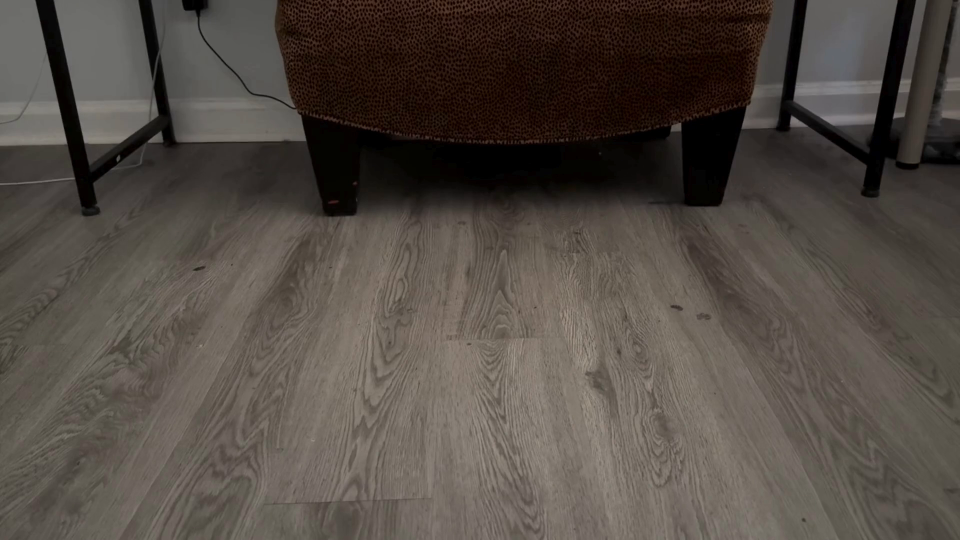
#> input picture frame 7 of static/sam2Demo.mp4, 1920 x 1080 px, given in place of the camera (shown at 1/2 size)
$ python tracking_strategies.py
#> lines starting #> are read from the running program, lines starting #| are printed output that depends on the picture; after the words box and inside, x2 and y2 are one past the last pixel; in counts of white or black regions, pixels touching at a corner belong together
import cv2
import numpy as np
from abc import ABC, abstractmethod
import os

# --- Abstract Base Class ---
class TrackerStrategy(ABC):
    # [4 lines left out: function update, not called in this run]


# --- Strategy 1: Marker Tracker (ArUco) ---
class ArucoStrategy(TrackerStrategy):
    def __init__(self):
        self.dictionary = cv2.aruco.getPredefinedDictionary(cv2.aruco.DICT_4X4_50)
        self.params = cv2.aruco.DetectorParameters()
        self.params.cornerRefinementMethod = cv2.aruco.CORNER_REFINE_SUBPIX
        self.params.adaptiveThreshConstant = 5.0
        self.params.adaptiveThreshWinSizeMax = 35
        self.params.minMarkerPerimeterRate = 0.02

    def update(self, frame, frame_count):
        if frame is None:
            return frame

        corners, ids, _ = cv2.aruco.detectMarkers(frame, self.dictionary, parameters=self.params)

        if ids is not None:
            centers = []
            for i, corner_set in enumerate(corners):
                pts = corner_set[0].astype(np.int32)
                cv2.polylines(frame, [pts], True, (57, 255, 20), 3)
                c_x = int(np.mean(pts[:, 0]))
                c_y = int(np.mean(pts[:, 1]))
                centers.append((c_x, c_y))
                cv2.circle(frame, (c_x, c_y), 5, (0, 0, 255), -1)
                marker_id = ids[i][0]
                cv2.putText(frame, f"ID: {marker_id}", (pts[0][0], pts[0][1] - 10), cv2.FONT_HERSHEY_SIMPLEX, 0.6, (57, 255, 20), 2)

            if len(centers) >= 2:
                for i in range(len(centers) - 1):
                    cv2.line(frame, centers[i], centers[i + 1], (0, 255, 0), 3)

        cv2.putText(frame, "Mode: ArUco Marker Tracking (Improved)", (10, 30), cv2.FONT_HERSHEY_SIMPLEX, 0.7, (57, 255, 20), 2)
        return frame


# --- Strategy 2: Marker-less Tracker (CSRT) ---
class CSRTStrategy(TrackerStrategy):
    def __init__(self):
        self.tracker = None
        self.initialized = False
        self.bbox_color = (255, 0, 255)

    # [42 lines left out: functions _create_tracker, init_tracker, update, not called in this run]


# --- Strategy 3: SAM2 Segmentation (Offline Masks) ---
class SAM2Strategy(TrackerStrategy):
    def __init__(self):
        self.masks = None
        self.num_masks = 0
        self.video_cap = None
        self.frame_idx = -1
        base_dir = os.path.dirname(os.path.abspath(__file__))

        self.video_path = os.path.join(base_dir, "static", "sam2Demo.mp4")
        self.mask_path = os.path.join(base_dir, "static", "segmentation.npz")

        print(f"DEBUG: SAM2 looking for video at: {self.video_path}")
        self.load_data()

    def load_data(self):
        if not os.path.exists(self.mask_path):
            print(f"ERROR: NPZ file not found at {self.mask_path}. You must create this file.")
            return

        try:
            # FIX: Ensure allow_pickle=True is present
            data = np.load(self.mask_path, allow_pickle=True)
#> (reads static/segmentation.npz from the repository)

            # Robustly find the masks array
            if "masks" in data:
                self.masks = data["masks"]
            elif len(data.files) == 1:
                self.masks = data[data.files[0]]

            if isinstance(self.masks, np.ndarray) and self.masks.ndim >= 2:
                if self.masks.dtype == object:
                    self.masks = np.array(list(self.masks))

                if self.masks.ndim >= 2:
                    self.num_masks = self.masks.shape[0]
                    print(f"SUCCESS: Loaded {self.num_masks} SAM2 masks with shape {self.masks.shape}.")
                else:
                    self.masks = None
            else:
                self.masks = None

        except Exception as e:
            print(f"CRITICAL ERROR loading NPZ: {e}. **The file is corrupted/empty.**")

        # Load video
        if os.path.exists(self.video_path):
            self.video_cap = cv2.VideoCapture(self.video_path)

    # [62 lines left out: functions _get_next_video_frame, _get_next_mask, update, not called in this run]

# --- Main Application Loop ---
# (Keep this function as you provided it, as it handles the key presses and setup)
def main_loop():
    # ... (Your existing main_loop code)
    cap = cv2.VideoCapture(0)

    if not cap.isOpened():
        print("\n--- WARNING: Camera not found. Testing SAM2 functionality only. ---")
        placeholder_frame = np.zeros((480, 640, 3), dtype=np.uint8)
    else:
        placeholder_frame = None
        print("\n--- Camera Active ---")

    aruco_tracker = ArucoStrategy()
    csrt_tracker = CSRTStrategy()
    sam2_tracker = SAM2Strategy()

    current_strategy = aruco_tracker
    frame_count = 0

    print("\n--- Strategy Ready ---")
    print("Press 'A' for ArUco, 'C' for CSRT, 'S' for SAM2. Press 'Q' to quit.")

    while True:
        if current_strategy != sam2_tracker and cap.isOpened():
            ret, frame = cap.read()
#> frame is the input picture: shape (1080, 1920, 3); mean B, G, R 68, 74.7, 82.4
            if not ret:
                break
        else:
            frame = placeholder_frame

        annotated_frame = current_strategy.update(frame, frame_count)
#> in update, `corners, ids, _ = cv2.aruco.detectMarkers(frame, self.dictionary, para..`: corners = (); ids = None
#> in update, `cv2.putText(frame, "Mode: ArUco Marker Tracking (Improved)", (10, 30),..`:
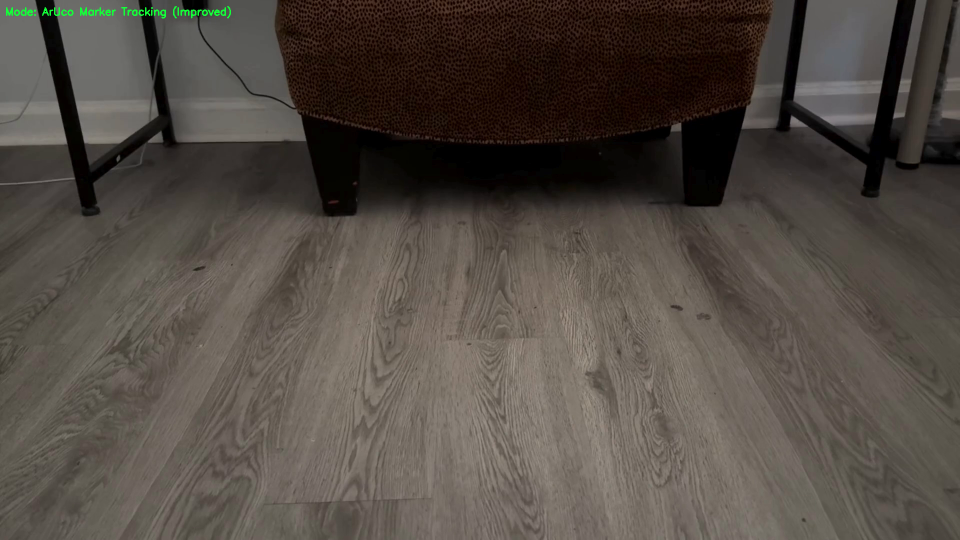
#> frame: shape (1080, 1920, 3) (shown at 1/2 size); 0.15% of pixels changed, all inside (x1, y1, x2, y2) = (12, 12, 462, 37)

        if annotated_frame is not None:
            cv2.imshow("Tracking Demo", annotated_frame)

        frame_count += 1

        key = cv2.waitKey(1) & 0xFF
#> (key q is pressed here)

        if key == ord('q'):
            break
        elif key == ord('a'):
            current_strategy = aruco_tracker
            print("Switched to strategy: aruco")
        elif key == ord('c'):
            current_strategy = csrt_tracker
            csrt_tracker.initialized = False
            print("Switched to strategy: csrt")
        elif key == ord('s'):
            current_strategy = sam2_tracker
            print("Switched to strategy: sam2")

    if cap.isOpened():
        cap.release()
    cv2.destroyAllWindows()

if __name__ == "__main__":
    main_loop()
